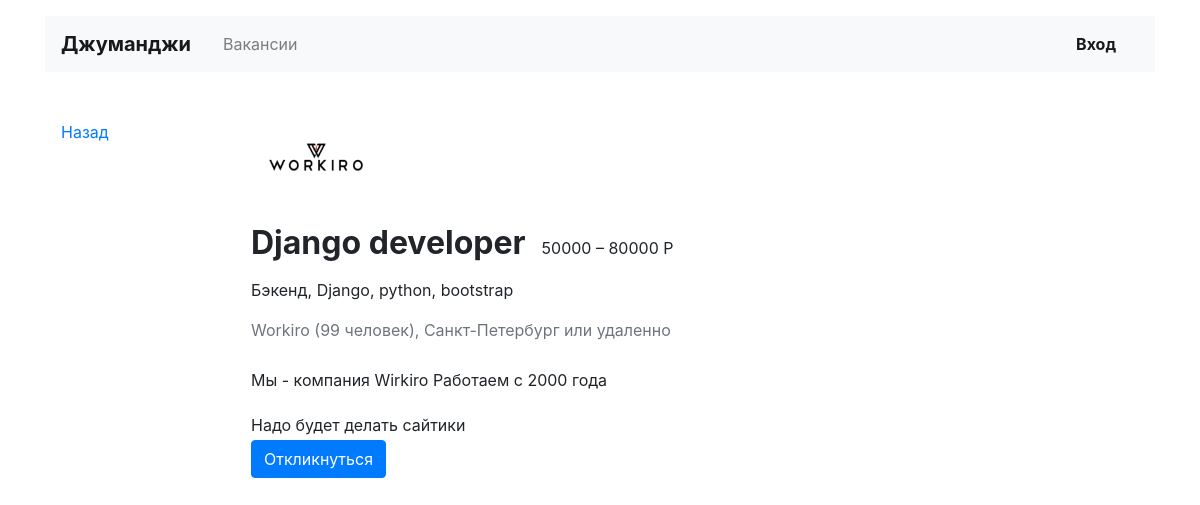
/vacancy/1/, run on the app's committed database.
### work/models.py (models this page shows, shortened)
class Vacancy(models.Model):
    title = models.CharField(max_length=50)
    speciality = models.ForeignKey(Specialty, on_delete=models.CASCADE, related_name='vacancies')
    company = models.ForeignKey(Company, on_delete=models.CASCADE, related_name='vacancies')
    skills = models.CharField(max_length=255)
    description = models.TextField()
    salary_min = models.IntegerField()
    salary_max = models.IntegerField()
    posted = models.DateField()

class Company(models.Model):
    name = models.CharField(max_length=50)
    location = models.CharField(max_length=50)
    logo = models.ImageField(default='https://place-hold.it/100x60', upload_to=MEDIA_COMPANY_IMAGE_DIR)
    description = models.TextField()
    employee_count = models.IntegerField()
    owner = models.OneToOneField(User, on_delete=models.CASCADE)

class Specialty(models.Model):
    code = models.CharField(max_length=50)
    title = models.CharField(max_length=50)
    picture = models.ImageField(default='https://place-hold.it/100x60', upload_to=MEDIA_SPECIALITY_IMAGE_DIR)

### work/views.py (the view)
# urls.py: path('vacancy/<int:identificator>/', view.vacancy_view, name='vacancy'),
def vacancy_view(request, identificator):
    try:
        vacancy = mdl.Vacancy.objects.get(id=identificator)
    except mdl.Vacancy.DoesNotExist:
        raise Http404
    return render(request, "work/vacancy.html", context={
        "vacancy": vacancy,
     })

### work/templates/work/vacancy.html
{% extends "work/base.html" %}
{% block content %}
{% load static %}
  <main class="container mt-3 pb-5">
    <div class="row mt-5">
      <div class="col-12 col-lg-2">
        <div class="pl-3 mb-5">
          <p><a href="{% url 'vacancies' %}">Назад</a></p>
        </div>
      </div>
      <div class="col-12 col-lg-8">
        <section class="pl-3">
          <a href="{% url 'company' vacancy.company.id %}"><img src="{{ vacancy.company.logo.url }}" width="130" height="80" alt=""></a>
          <div class="d-flex align-items-baseline align-content-baseline">
            <h1 class="h2 mt-4 font-weight-bold" >{{ vacancy.title }}</h1>
            <p class="m-0 pl-3">{{ vacancy.salary_min }} – {{ vacancy.salary_max }} Р</p>
          </div>
          <p class="mt-2">{{ vacancy.speciality.title }}, {{ vacancy.skills }}</p>
          <p class="text-muted mb-4">{{ vacancy.company.name }} ({{ vacancy.company.employee_count }} человек), {{ vacancy.company.location}} или удаленно</p>
          <div style="line-height: 1.8;">
            <p>{{ vacancy.company.description }}</p>
            {{ vacancy.description|safe }}
          </div>
          <a href="{% url 'vacancy_send' vacancy.id %}" class="btn btn-primary">Откликнуться</a>
        </section>
      </div>
    </div>
  </main>
  {% endblock content %}

### data on the page
Vacancy: company.logo (picture), title "Django developer", salary_min "50000", salary_max "80000", speciality "Бэкенд", skills "Django, python, bootstrap", company.name "Workiro", company.employee_count "99", company.location "Санкт-Петербург", company.description "Мы - компания Wirkiro Работаем с 2000 года", description "Надо будет делать сайтики"
